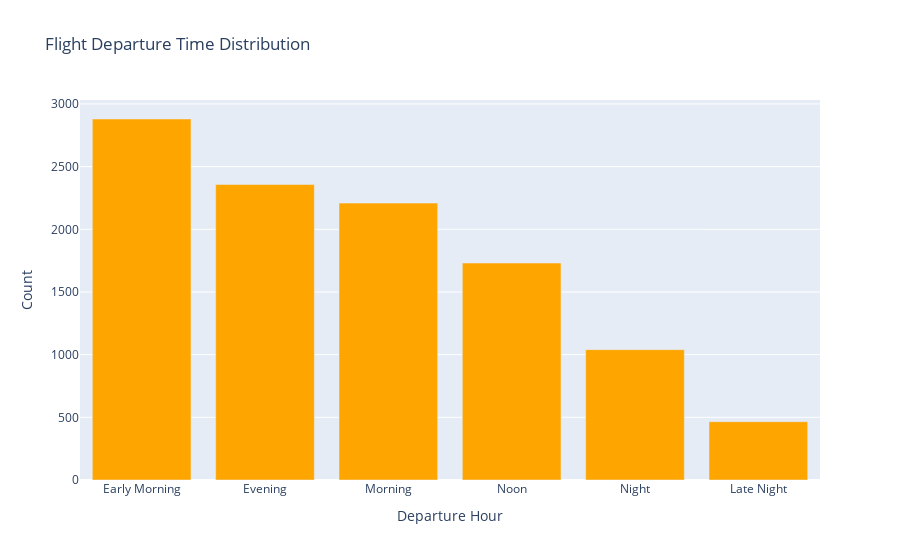

Notebook source saved alongside this figure:
### Code cell
flight_counts = data['Dep_Time_hour'].apply(flight_dep_time).value_counts()
fig = px.bar(
    x=flight_counts.index,
    y=flight_counts.values,
    labels={'x': 'Departure Hour', 'y': 'Count'},
    title='Flight Departure Time Distribution',
    color_discrete_sequence=['orange']
)
fig.show()

### Figure 1 — Plotly figure (JSON) as saved in the notebook; plotly's stock layout.template omitted (floating-point values rounded to 4 significant figures)
{"data": [{"alignmentgroup": "True", "hovertemplate": "Departure Hour=%{x}<br>Count=%{y}<extra></extra>", "legendgroup": "", "marker": {"color": "orange", "pattern": {"shape": ""}}, "name": "", "offsetgroup": "", "orientation": "v", "showlegend": false, "textposition": "auto", "type": "bar", "x": ["Early Morning", "Evening", "Morning", "Noon", "Night", "Late Night"], "xaxis": "x", "y": [2880, 2357, 2209, 1731, 1040, 465], "yaxis": "y"}], "layout": {"barmode": "relative", "legend": {"tracegroupgap": 0}, "title": {"text": "Flight Departure Time Distribution"}, "xaxis": {"anchor": "y", "domain": [0, 1], "title": {"text": "Departure Hour"}}, "yaxis": {"anchor": "x", "domain": [0, 1], "title": {"text": "Count"}}}}
